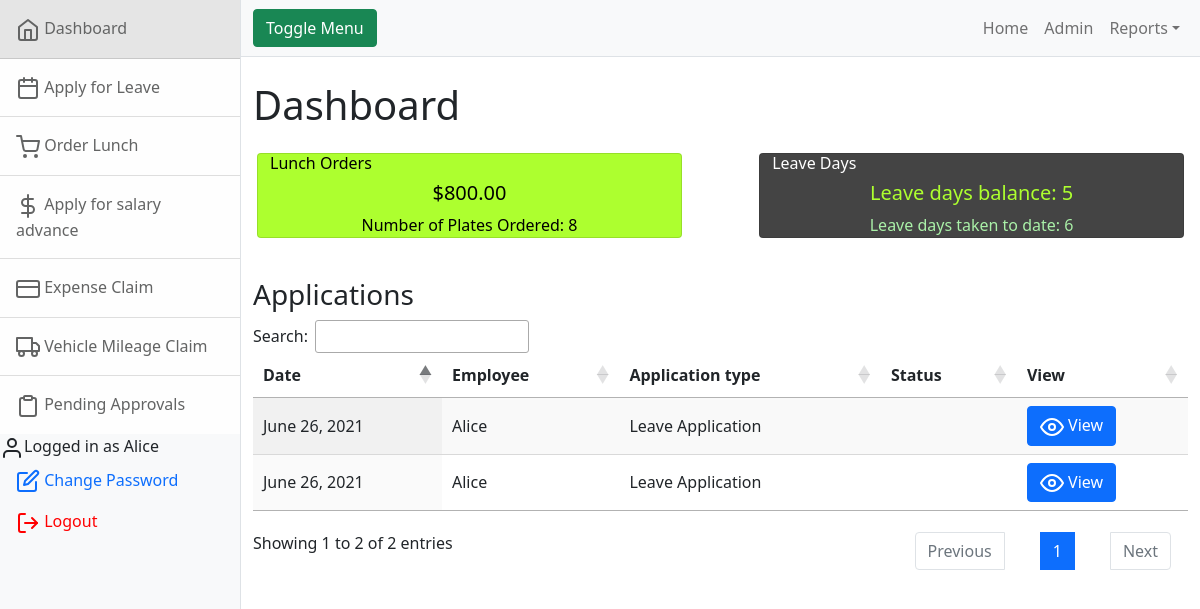
/hr/Dashboard/ (signed in), run on an earlier commit of the app's database.
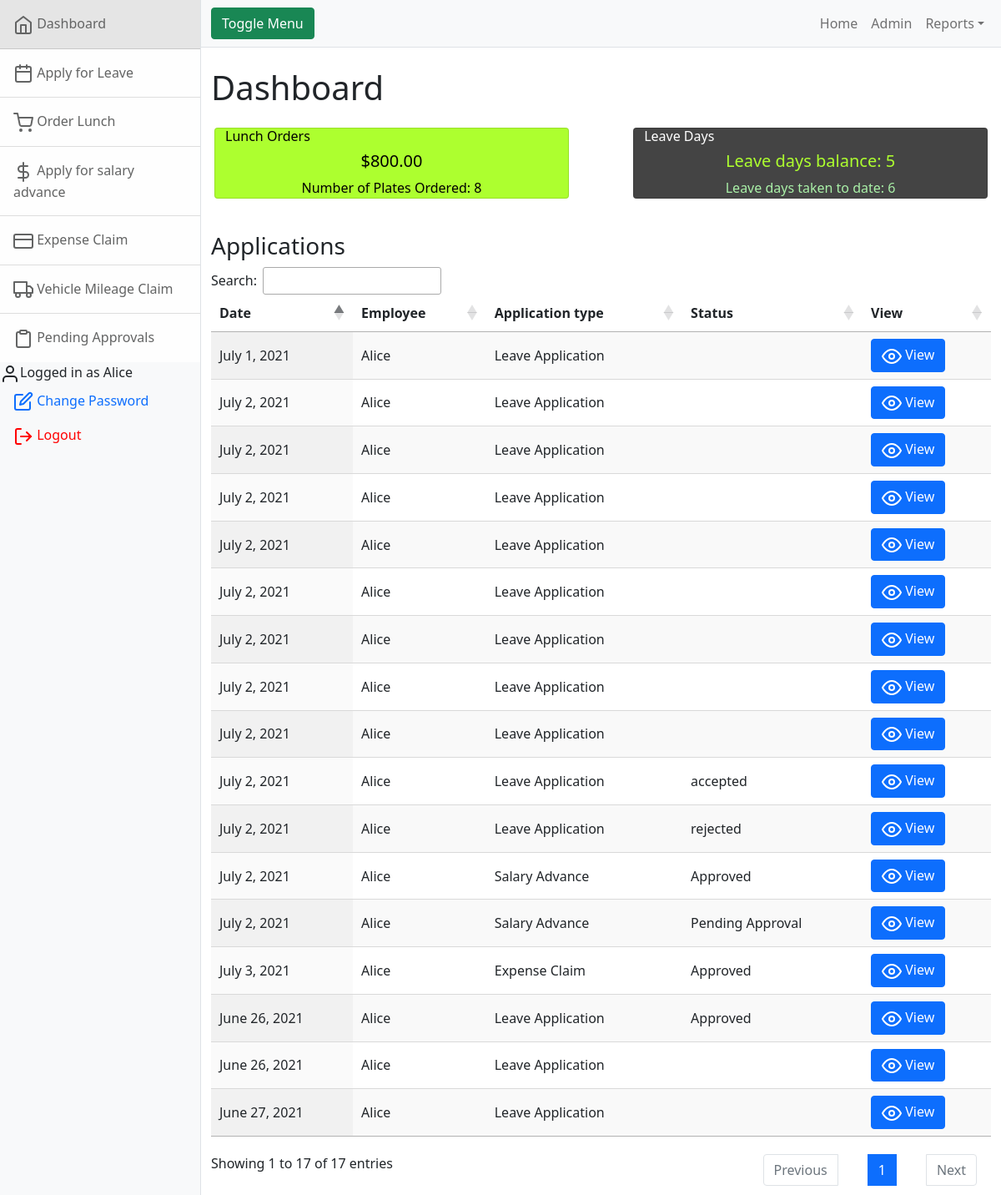
And on a later commit of the database.
### hr/models.py (models this page shows)
class LeaveApplication(models.Model):
    date = models.DateField(default=timezone.now)
    employee = models.ForeignKey(User, on_delete=models.CASCADE,related_name='employee',null=False)
    start_date = models.DateField(null=False,default=timezone.now)
    return_date = models.DateField(default=timezone.now)
    LEAVE_TYPE_CHOICES = [
        ('Annual', 'Annual'),
        ('Sick', 'Sick'),
        ('Study', 'Study'),
        ('Other', 'Other'),
    ]
    leave_type = models.CharField(max_length=100,choices=LEAVE_TYPE_CHOICES,default="Annual",null=False)
    days = models.DecimalField(max_digits=5,decimal_places=2,null=False)
    status = models.CharField(max_length=100,default="Pending Approval") #change column to status
    approved_by = models.ForeignKey(User, on_delete=models.CASCADE,related_name='supervisor',null=True)

class SalaryAdvance(models.Model):
    date = models.DateField(null=False,default=timezone.now)
    employee = models.ForeignKey(User, on_delete=models.CASCADE,related_name='emp',null=False)
    amount= models.DecimalField(max_digits=6,decimal_places=2,null=False)
    status = models.CharField(max_length=100,default="Pending Approval")
    approved_by = models.ForeignKey(User, on_delete=models.CASCADE,related_name='manager',null=False)

class ExpenseClaim(models.Model):
    date = models.DateField(default=timezone.now)
    employee = models.ForeignKey(User, on_delete=models.CASCADE,related_name='claimer')
    amount= models.DecimalField(max_digits=6,decimal_places=2)
    expense = models.CharField(max_length=100)
    status = models.CharField(max_length=100,default="Pending Approval")
    receipt = models.FileField(upload_to='claims/',validators=[FileExtensionValidator(allowed_extensions=['pdf'])],help_text='Select a pdf file')
    approved_by = models.ForeignKey(User, on_delete=models.CASCADE,related_name='claim_approver')

### hr/views.py (the view)
# urls.py: path("Dashboard/",views.dashboard_view, name='dashboard'),
@login_required
def dashboard_view(request):
    leave_applications = LeaveApplication.objects.filter(employee=request.user)
    mileage_claims = MileageClaim.objects.filter(employee=request.user)
    salary_advances = SalaryAdvance.objects.filter(employee=request.user)
    expense_claims = ExpenseClaim.objects.filter(employee=request.user)
    return render(request,"hr/dashboard.html",{
        "leave_applications":leave_applications,
        "mileage_claims":mileage_claims,
        "salary_advances":salary_advances,
        "expense_claims":expense_claims
    })

### hr/templates/hr/dashboard.html (shortened to what this page needs)
{% extends "hr/layout.html"%}
{% block main %}
<h1 class="mt-4">Dashboard</h1>
<div class="row p-3">
    <div class="card col" style="background: greenyellow;">
      <div class="card-title h6"  style="color:black;">Lunch Orders</div>
      <div class="text-center">
        <div class="h5"  style="color: black;">$800.00</div>
        <p class="card-text" style="color: black;">Number of Plates Ordered: 8 </p>
      </div>
    </div>
    <div class="card col  offset-1" style="background: #444;">
      <div class="card-title h6" style="color:white;">Leave Days</div>
      <div class="text-center">
        <div class="h5" style="color: greenyellow;" >Leave days balance: 5</div>
        <p class="card-text sm" style="color: #aaf1a8;">Leave days taken to date: 6</p>
      </div>
    </div>
</div>
<h3 class="mt-4">Applications</h3>
<table class="display" id="export">
    <thead>
        <th>Date</th>
        <th>Employee</th>
        <th>Application type</th>
        <th>Status</th>
        <th>View</th>
    </thead>
    <tbody>
        {% for i in leave_applications %}
        <tr>
            <td>{{ i.date }}</td>
            <td>{{ i.employee }}</td>
            <td>Leave Application</td>
            <td>{{ i.status }}</td>
            <td>
                <a href="{% url  'hr:leave_approval' id=i.id %}">
                    <button type="button" class="btn btn-primary"><span data-feather="eye"></span> View</button>
                </a>
            </td>
        </tr>
        {% endfor %}
        {% for i in salary_advances %}
        <tr>
            <td>{{ i.date }}</td>
            <td>{{ i.employee }}</td>
            <td>Salary Advance</td>
            <td>{{ i.status }}</td>
            <td>
                <a href="{% url  'hr:advance_approval' id=i.id %}">
                    <button type="button" class="btn btn-primary"><span data-feather="eye"></span> View</button>
                </a>
            </td>
        </tr>
        {% endfor %}
        {% for i in expense_claims %}
        <tr>
            <td>{{ i.date }}</td>
            <td>{{ i.employee }}</td>
            <td>Expense Claim</td>
            <td>{{ i.status }}</td>
            <td>
                <a href="{% url  'hr:expense_approval' id=i.id %}">
                    <button type="button" class="btn btn-primary"><span data-feather="eye"></span> View</button>
                </a>
            </td>
        </tr>
        {% endfor %}
    </tbody>
</table>
{% endblock %}

### hr/templates/hr/layout.html (shortened to what this page needs)
<!DOCTYPE html>
<html lang="en">
    <head>
         <link href="https://cdn.jsdelivr.net/npm/bootstrap@5.0.1/dist/css/bootstrap.min.css" rel="stylesheet">
        {% load static %}
        <link rel="stylesheet" type="text/css" href="{% static 'hr/style.css' %}">
        <link rel="stylesheet" href="https://cdn.datatables.net/1.10.23/css/jquery.dataTables.min.css" />
        <link  rel="stylesheet" href="https://cdn.datatables.net/1.10.23/css/dataTables.bootstrap4.min.css" />
        <link  rel="stylesheet" href="https://cdn.datatables.net/buttons/1.6.5/css/buttons.bootstrap4.min.css" />
        <link  rel="stylesheet" href="https://cdn.datatables.net/searchpanes/1.2.1/css/searchPanes.dataTables.min.css" />
    </head>
    <body>
        <div class="d-flex" id="wrapper">
            <div class="border-end bg-light" id="sidebar-wrapper">
                <div class="list-group list-group-flush">
                    <a class="list-group-item list-group-item-action list-group-item-light p-3" href="{% url  'hr:dashboard' %}"><span  data-feather="home"></span> Dashboard</a>
                    <a class="list-group-item list-group-item-action list-group-item-light p-3" href="{% url  'hr:apply_leave' %}"><span  data-feather="calendar"></span> Apply for Leave</a>
                    <a class="list-group-item list-group-item-action list-group-item-light p-3" href="{% url  'hr:order_lunch' %}"><span  data-feather="shopping-cart"></span> Order Lunch</a>
                    <a class="list-group-item list-group-item-action list-group-item-light p-3" href="{% url  'hr:apply_salary_advance' %}"><span  data-feather="dollar-sign"></span> Apply for salary advance</a>
                    <a class="list-group-item list-group-item-action list-group-item-light p-3" href="{% url  'hr:apply_expense_claim' %}"><span  data-feather="credit-card"></span> Expense Claim</a>
                    <a class="list-group-item list-group-item-action list-group-item-light p-3" href="{% url  'hr:apply_mileage_claim' %}"><span  data-feather="truck"></span> Vehicle Mileage Claim</a>
                    <a class="list-group-item list-group-item-action list-group-item-light p-3" href="{% url  'hr:awaiting_approval' %}"><span  data-feather="clipboard"></span> Pending Approvals</a>
                </div>
                <ul class="nav flex-column">
                    <li><span  data-feather="user"></span>Logged in as {{ request.user }}</li>
                    <li class="nav-item">
                        <a class="nav-link" href="{% url  'users:password_change' %}">
                          <span  data-feather="edit"></span>
                          <span>
                          Change Password
                          </span>
                        </a>
                    </li>
                    <li class="nav-item">
                        <a class="nav-link" href="{% url  'users:logout' %}">
                          <span style="color:red;" data-feather="log-out"></span>
                          <span style="color:red;">
                          Logout
                          </span>
                        </a>
                    </li>
                </ul>
            </div>
            <div id="page-content-wrapper">
                <nav class="navbar navbar-expand-lg navbar-light bg-light border-bottom">
                    <div class="container-fluid">
                        <button class="btn btn-success" id="sidebarToggle">Toggle Menu</button>
                        <div class="collapse navbar-collapse" id="navbarSupportedContent">
                            <ul class="navbar-nav ms-auto mt-2 mt-lg-0">
                                <li class="nav-item active"><a class="nav-link" href="{% url  'hr:dashboard' %}">Home</a></li>
                                <li class="nav-item"><a class="nav-link" href="{% url  'admin:index' %}">Admin</a></li>
                                <li class="nav-item dropdown">
                                    <a class="nav-link dropdown-toggle" id="navbarDropdown" href="#" role="button" data-bs-toggle="dropdown" aria-haspopup="true" aria-expanded="false">Reports</a>
                                </li>
                            </ul>
                        </div>
                    </div>
                </nav>
                <div class="container-fluid">
                    {% block main %}{% endblock %}
                </div>
            </div>
        </div>
    {% load static %}
</body>
</html>
    </body>
</html>

What changed in the data, as far as the page shows it:
changed LeaveApplication: status (not shown) → "Approved"
added LeaveApplication: date "June 27, 2021", employee "Alice"
added LeaveApplication: date "July 1, 2021", employee "Alice"
added LeaveApplication: date "July 2, 2021", employee "Alice"
added LeaveApplication: date "July 2, 2021", employee "Alice"
added LeaveApplication: date "July 2, 2021", employee "Alice"
added LeaveApplication: date "July 2, 2021", employee "Alice"
added LeaveApplication: date "July 2, 2021", employee "Alice"
added LeaveApplication: date "July 2, 2021", employee "Alice"
added LeaveApplication: date "July 2, 2021", employee "Alice"
added LeaveApplication: date "July 2, 2021", employee "Alice"
added LeaveApplication: date "July 2, 2021", employee "Alice", status "accepted"
added LeaveApplication: date "July 2, 2021", employee "Alice", status "rejected"
added SalaryAdvance: date "July 2, 2021", employee "Alice", status "Approved"
added SalaryAdvance: date "July 2, 2021", employee "Alice", status "Pending Approval"
added ExpenseClaim: date "July 3, 2021", employee "Alice", status "Approved"
Also different on the page:
text written by a page script: "Search: Showing 1 to 2 of 2 entries Previous 1 Next" → "Search: Showing 1 to 17 of 17 entries Previous 1 Next"
